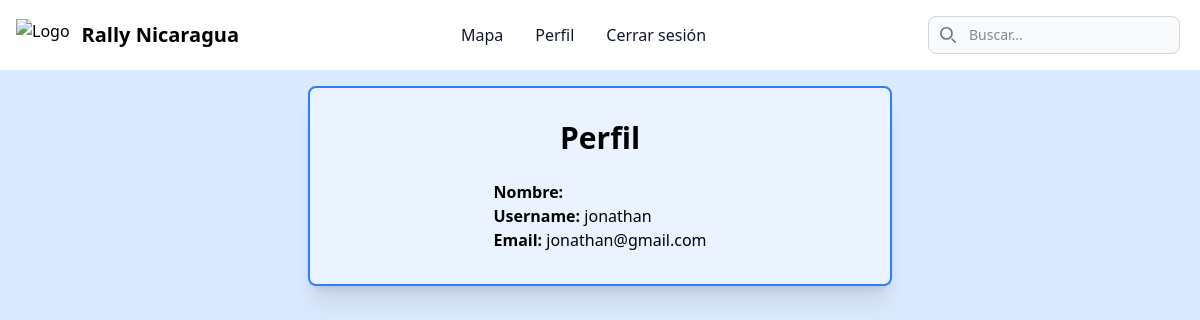
Before: /users/profile (signed in) with the older database file.
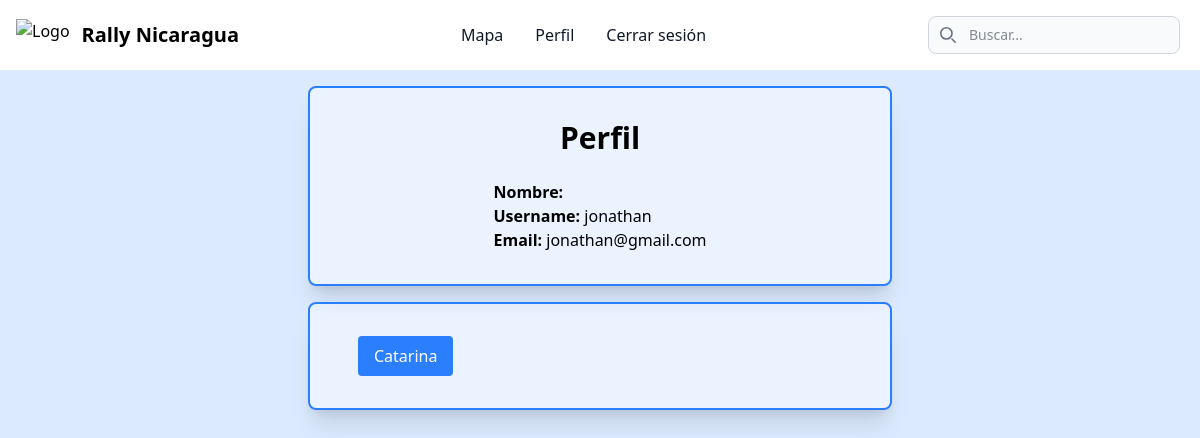
After: the same page with the newer database file.
### users/models.py (models this page shows, shortened)
class Favorite(models.Model):
    user = models.ForeignKey(CustomUser, on_delete=models.CASCADE, related_name='favorites')
    title = models.CharField(max_length=100)
    url = models.URLField()
    class Meta:
        unique_together = ('user', 'url')

### users/views.py (the view)
# urls.py: path('profile',view_profile, name='users-profile' ),
@login_required(login_url='/users/login')
@never_cache
def view_profile(request):
    user = request.user
    favorites = Favorite.objects.filter(user=request.user)
    return render(request,'users/profile.html', {
        'user':user,
        'favorites': favorites
        })

### users/templates/users/profile.html (shortened to what this page needs)
{% extends 'rally_nicaragua/base.html' %}
{% block content %}
<section class="flex flex-col gap-4 items-center justify-center p-4">
    <div
        class="flex flex-col items-center gap-6 p-8 w-full md:max-w-1/2 rounded-lg border-2 border-blue-500 bg-white/40 shadow-xl">
        <h2 class="text-3xl font-semibold">Perfil</h2>
        <div>
            <p><b>Nombre:</b> {{ user.name }} {{user.last_name}}</p>
            <p><b>Username:</b> {{ user.username }}</p>
            <p><b>Email:</b> {{ user.email }}</p>
        </div>
    </div>
    {% if favorites %}
    <div
        class="flex items-center gap-6 p-8 w-full md:max-w-1/2 rounded-lg border-2 border-blue-500 bg-white/40 shadow-xl">
        {% for fav in favorites %}
        <a class="mx-4 px-4 py-2 rounded text-white bg-blue-500 hover:bg-blue-600 transition" href="{{ fav.url }}">
            {{fav.title }}</a>
        {% endfor %}
    </div>
    {% endif %}
</section>
{% endblock %}

Changed rows visible on the page:
added Favorite: title "Catarina"
